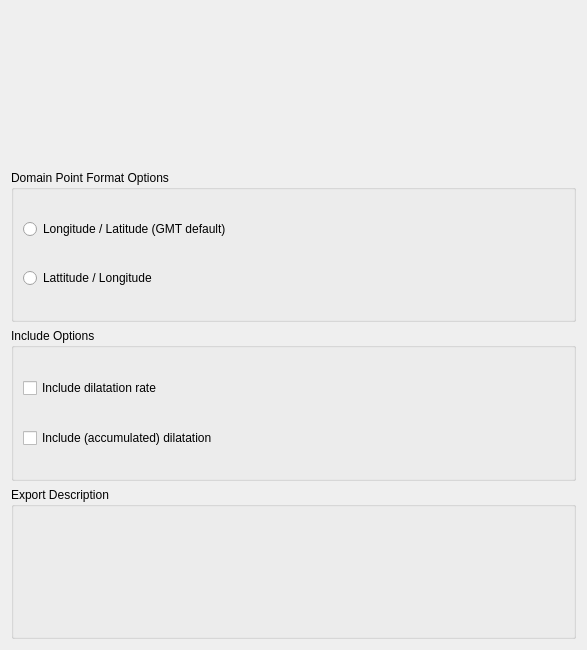
<?xml version="1.0" encoding="UTF-8"?>
<ui version="4.0">
 <class>ExportScalarCoverageOptionsWidget</class>
 <widget class="QWidget" name="ExportScalarCoverageOptionsWidget">
  <property name="geometry">
   <rect>
    <x>0</x>
    <y>0</y>
    <width>587</width>
    <height>650</height>
   </rect>
  </property>
  <property name="windowTitle">
   <string>Form</string>
  </property>
  <layout class="QVBoxLayout" name="verticalLayout_4">
   <item>
    <widget class="QWidget" name="widget_file_options" native="true"/>
   </item>
   <item>
    <widget class="QWidget" name="gmt_format_options" native="true">
     <layout class="QVBoxLayout" name="verticalLayout">
      <property name="spacing">
       <number>3</number>
      </property>
      <property name="margin">
       <number>0</number>
      </property>
      <item>
       <widget class="QGroupBox" name="gmt_domain_point_format_options">
        <property name="title">
         <string>Domain Point Format Options</string>
        </property>
        <layout class="QVBoxLayout" name="verticalLayout_7">
         <property name="spacing">
          <number>1</number>
         </property>
         <property name="leftMargin">
          <number>9</number>
         </property>
         <property name="topMargin">
          <number>1</number>
         </property>
         <property name="rightMargin">
          <number>9</number>
         </property>
         <property name="bottomMargin">
          <number>1</number>
         </property>
         <item>
          <widget class="QRadioButton" name="gmt_lon_lat_radio_button">
           <property name="text">
            <string>Longitude / Latitude (GMT default)</string>
           </property>
          </widget>
         </item>
         <item>
          <widget class="QRadioButton" name="gmt_lat_lon_radio_button">
           <property name="text">
            <string>Lattitude / Longitude</string>
           </property>
          </widget>
         </item>
        </layout>
       </widget>
      </item>
     </layout>
    </widget>
   </item>
   <item>
    <widget class="QGroupBox" name="inclusion_options">
     <property name="title">
      <string>Include Options</string>
     </property>
     <layout class="QVBoxLayout" name="verticalLayout_9">
      <property name="spacing">
       <number>1</number>
      </property>
      <property name="topMargin">
       <number>1</number>
      </property>
      <property name="bottomMargin">
       <number>1</number>
      </property>
      <item>
       <widget class="QCheckBox" name="include_dilatation_rate_check_box">
        <property name="text">
         <string>Include dilatation rate</string>
        </property>
       </widget>
      </item>
      <item>
       <widget class="QCheckBox" name="include_dilatation_check_box">
        <property name="text">
         <string>Include (accumulated) dilatation</string>
        </property>
       </widget>
      </item>
     </layout>
    </widget>
   </item>
   <item>
    <widget class="QGroupBox" name="scalar_output_description_group_box">
     <property name="title">
      <string>Export Description</string>
     </property>
     <layout class="QVBoxLayout" name="verticalLayout_3">
      <property name="spacing">
       <number>3</number>
      </property>
      <property name="topMargin">
       <number>3</number>
      </property>
      <property name="bottomMargin">
       <number>3</number>
      </property>
      <item>
       <widget class="QLabel" name="scalar_output_description_label">
        <property name="text">
         <string/>
        </property>
       </widget>
      </item>
     </layout>
    </widget>
   </item>
  </layout>
 </widget>
 <resources>
  <include location="../qt-resources/qt_widgets.qrc"/>
 </resources>
 <connections/>
</ui>
